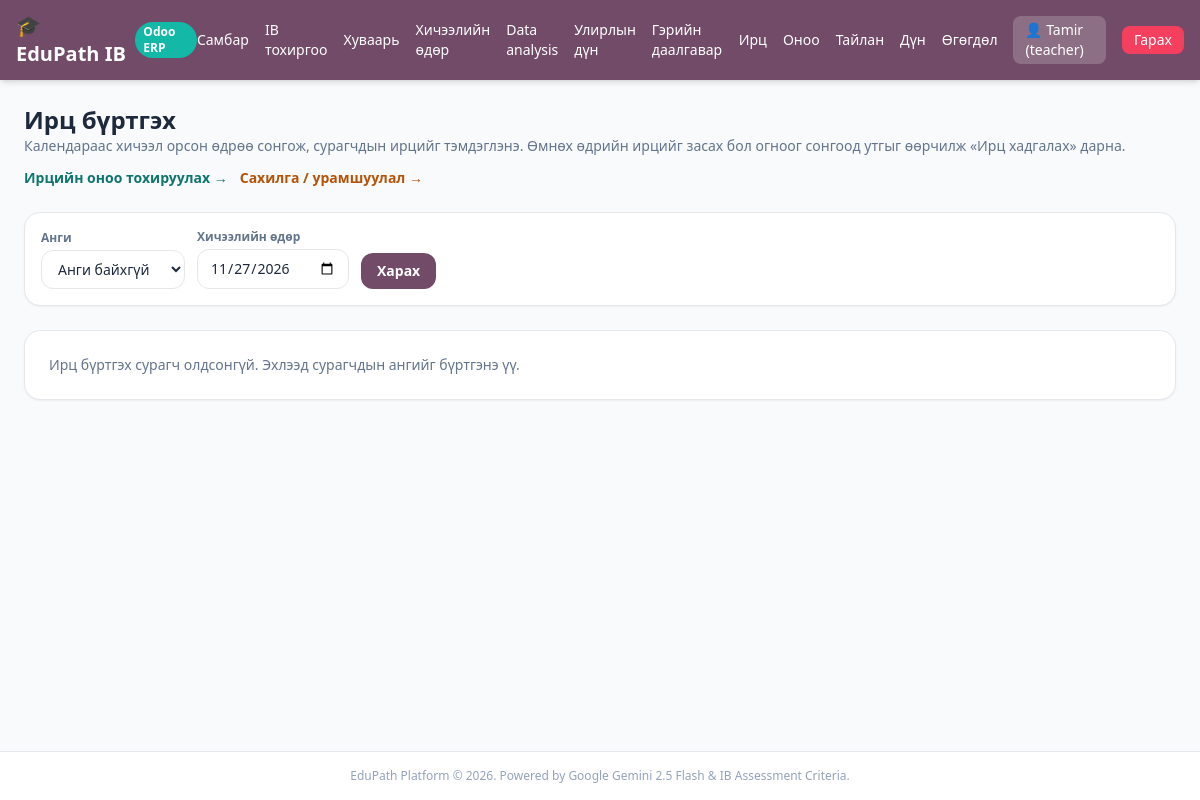
Before: /teacher/attendance (signed in) with the older database file.
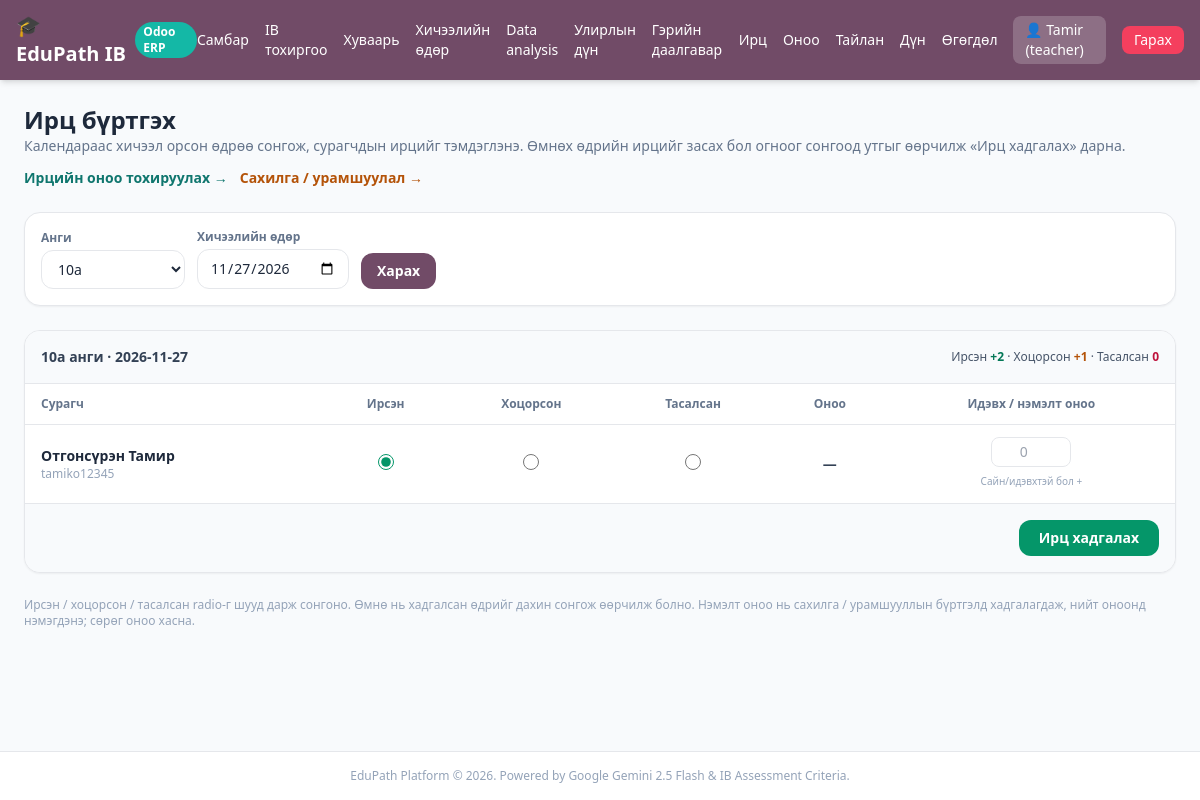
After: the same page with the newer database file.
### tables this page shows
CREATE TABLE users (
        id INTEGER PRIMARY KEY AUTOINCREMENT,
        username TEXT UNIQUE,
        password TEXT,
        role TEXT,
        gemini_api_key TEXT
    , deepseek_api_key TEXT, grade TEXT, name TEXT, surname TEXT, student_code TEXT, email TEXT, gender TEXT, phone TEXT, instagram TEXT, photo_path TEXT);

### app.py (the view)
@app.get("/teacher/attendance", response_class=HTMLResponse)
def teacher_attendance_page(
    request: Request,
    user: dict = Depends(get_current_user),
    db: sqlite3.Connection = Depends(get_db),
):
    if not user or user["role"] != "teacher":
        return RedirectResponse("/login")
    grades = _grades_with_students(db)
    grade = _resolve_grade(db, request.query_params.get("grade"))
    selected_date = _normalize_date(request.query_params.get("date")) or _today_str()
    students = _teacher_students(db, grade) if grade else []
    config = _get_attendance_config(db, grade) if grade else dict(DEFAULT_ATTENDANCE_CONFIG)
    records = {}
    bonuses = {}
    if grade:
        c = db.cursor()
        c.execute(
            "SELECT * FROM attendance_records WHERE grade = ? AND date = ?",
            (grade, selected_date),
        )
        records = {row["student_id"]: dict(row) for row in c.fetchall()}
        c.execute(
            "SELECT * FROM discipline_records WHERE grade = ? AND date = ? AND source = 'attendance'",
            (grade, selected_date),
        )
        bonuses = {row["student_id"]: row["score_delta"] for row in c.fetchall()}
    return templates.TemplateResponse(
        request=request,
        name="teacher_attendance.html",
        context={
            "user": user,
            "grades": grades,
            "grade": grade,
            "selected_date": selected_date,
            "students": students,
            "config": config,
            "records": records,
            "bonuses": bonuses,
        },
    )

### templates/teacher_attendance.html (shortened to what the changed rows need)
{% extends "base.html" %}
{% block content %}
<div class="space-y-6">
  <div class="flex flex-wrap justify-between items-center gap-3">
    <div>
      <h1 class="text-2xl font-black text-slate-800">Ирц бүртгэх</h1>
    </div>
    <div class="flex items-center gap-3 text-sm">
    </div>
  </div>
  <form method="GET" action="/teacher/attendance" class="bg-white p-4 rounded-2xl border shadow-sm flex flex-wrap items-end gap-3">
    <div>
      <label class="block text-xs font-semibold text-slate-500 mb-1">Анги</label>
      <select name="grade" onchange="this.form.submit()" class="px-3 py-2 border rounded-xl text-sm bg-white min-w-36">
        {% if not grades %}
          <option value="">Анги байхгүй</option>
        {% endif %}
        {% for g in grades %}
          <option value="{{ g }}" {% if g == grade %}selected{% endif %}>{{ g }}</option>
        {% endfor %}
      </select>
    </div>
    <div>
    </div>
    <button type="submit" class="px-4 py-2 bg-[#714B67] text-white text-sm font-semibold rounded-xl hover:bg-[#5e3e56]">Харах</button>
  </form>
  {% if not grade or not students %}
    <div class="bg-white p-6 rounded-2xl border shadow-sm text-sm text-slate-500">
      Ирц бүртгэх сурагч олдсонгүй. Эхлээд сурагчдын ангийг бүртгэнэ үү.
    </div>
  {% else %}
    <form method="POST" action="/teacher/attendance" id="att-form" class="bg-white rounded-2xl border shadow-sm overflow-hidden">
      <div class="p-4 border-b bg-slate-50 flex flex-wrap items-center justify-between gap-3">
        <div class="text-sm font-semibold text-slate-700">{{ grade }} анги · {{ selected_date }}</div>
        <div class="text-xs text-slate-600">
          Ирсэн <span class="font-bold text-emerald-700">+{{ config.present_score }}</span> ·
          Хоцорсон <span class="font-bold text-amber-700">+{{ config.late_score }}</span> ·
          Тасалсан <span class="font-bold text-rose-700">{{ config.absent_score }}</span>
        </div>
      </div>
      <div class="overflow-x-auto">
        <table class="w-full text-sm">
          <thead class="bg-white text-xs text-slate-500 border-b">
            <tr>
              <th class="text-left px-4 py-3">Сурагч</th>
              <th class="text-center px-4 py-3">Ирсэн</th>
              <th class="text-center px-4 py-3">Хоцорсон</th>
              <th class="text-center px-4 py-3">Тасалсан</th>
              <th class="text-center px-4 py-3">Оноо</th>
              <th class="text-center px-4 py-3">Идэвх / нэмэлт оноо</th>
            </tr>
          </thead>
          <tbody class="divide-y">
            {% for s in students %}
              {% set rec = records.get(s.id) %}
              {% set current_status = rec.status if rec else 'present' %}
              <tr class="hover:bg-slate-50">
                <td class="px-4 py-3">
                  <div class="font-semibold text-slate-800">{{ s.surname or '' }} {{ s.name or s.username }}</div>
                  <div class="text-xs text-slate-400">{{ s.username }}</div>
                </td>
                <td class="text-center px-4 py-3">
                  <input type="radio" name="status_{{ s.id }}" value="present" {% if current_status == 'present' %}checked{% endif %} class="w-4 h-4 accent-emerald-600">
                </td>
                <td class="text-center px-4 py-3">
                  <input type="radio" name="status_{{ s.id }}" value="late" {% if current_status == 'late' %}checked{% endif %} class="w-4 h-4 accent-amber-500">
                </td>
                <td class="text-center px-4 py-3">
                  <input type="radio" name="status_{{ s.id }}" value="absent" {% if current_status == 'absent' %}checked{% endif %} class="w-4 h-4 accent-rose-600">
                </td>
                <td class="text-center px-4 py-3 font-bold text-slate-700">{{ rec.score if rec else '—' }}</td>
                <td class="text-center px-4 py-3">
                  <input type="number" name="bonus_{{ s.id }}" value="{{ bonuses.get(s.id, '') }}" min="-100" max="100" step="1" placeholder="0" class="w-20 px-2 py-1 border rounded-lg text-sm text-center">
                  <div class="text-[10px] text-slate-400 mt-1">Сайн/идэвхтэй бол +</div>
                </td>
              </tr>
            {% endfor %}
          </tbody>
        </table>
      </div>
      <div class="p-4 border-t bg-slate-50 flex justify-end">
        <button type="submit" class="px-5 py-2 bg-emerald-600 text-white text-sm font-semibold rounded-xl hover:bg-emerald-700">Ирц хадгалах</button>
      </div>
    </form>
    <p class="text-xs text-slate-400">Ирсэн / хоцорсон / тасалсан radio-г шууд дарж сонгоно. Өмнө нь хадгалсан өдрийг дахин сонгож өөрчилж болно. Нэмэлт оноо нь сахилга / урамшууллын бүртгэлд хадгалагдаж, нийт оноонд нэмэгдэнэ; сөрөг оноо хасна.</p>
  {% endif %}
</div>
{% endblock %}

Changed rows visible on the page:
added users: surname "Отгонсүрэн", name "Тамир", username "tamiko12345", id "☑", score "—"
Other visible differences:
form field grade: "Анги байхгүй" → "10a"
{{ grade }}: (not shown) → "10a"
{{ selected_date }}: (not shown) → "2026-11-27"
{{ config.present_score }}: (not shown) → "2"
{{ config.late_score }}: (not shown) → "1"
{{ config.absent_score }}: (not shown) → "0"
text no longer shown: "Ирц бүртгэх сурагч олдсонгүй. Эхлээд сурагчдын ангийг бүртгэнэ үү."
text now shown: "анги · Ирсэн + · Хоцорсон + · Тасалсан Сурагч Ирсэн Хоцорсон Тасалсан Оноо Идэвх / нэмэлт оноо Ирц хадгалах Ирсэн / хоцорсон / тасалсан radio-г шууд дарж сонгоно. Өмнө нь хадгалсан өдрийг дахин сонгож өөрчилж болно. Нэмэлт оноо нь сахилга / урамшууллын бүртгэлд хадгалагдаж, нийт оноонд нэмэгдэнэ; сөрөг оноо хасна."
